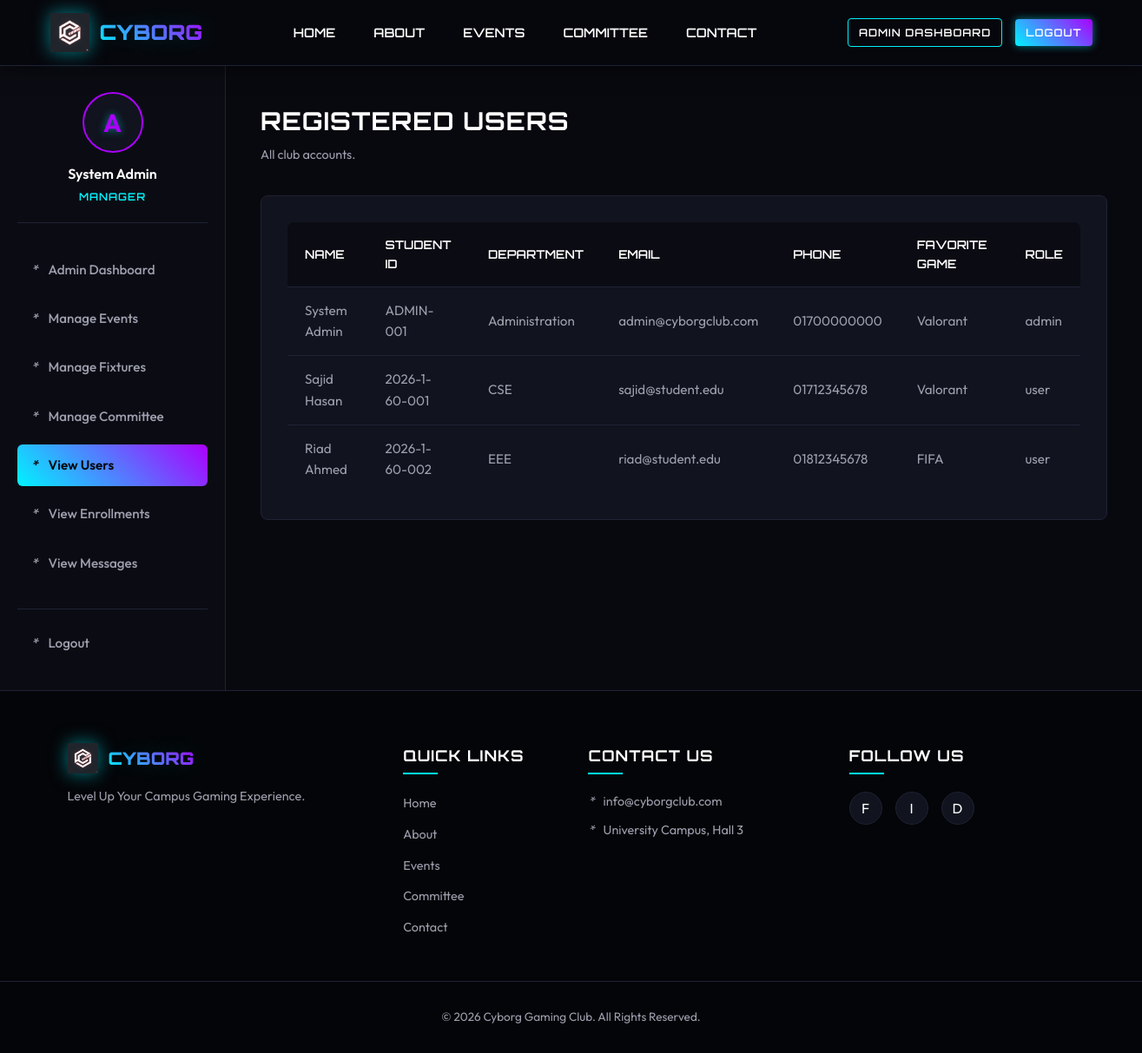
The app's page /admin/view_users.php (signed in) with its own data.
### tables this page shows
CREATE TABLE users (
    id INT AUTO_INCREMENT PRIMARY KEY,
    full_name VARCHAR(100) NOT NULL,
    student_id VARCHAR(50) NOT NULL UNIQUE,
    department VARCHAR(100) NOT NULL,
    email VARCHAR(150) NOT NULL UNIQUE,
    phone VARCHAR(30) NOT NULL,
    password VARCHAR(255) NOT NULL,
    favorite_game VARCHAR(100) NOT NULL,
    role ENUM('user','admin') NOT NULL DEFAULT 'user',
    created_at DATETIME NOT NULL DEFAULT CURRENT_TIMESTAMP
);

### includes/helpers.php (called while the page is built, shortened)
<?php
function h($value) {
    return htmlspecialchars((string)$value, ENT_QUOTES, "UTF-8");
}
?>

### admin/view_users.php (the view, shortened to what this page needs)
<?php
require_once __DIR__ . "/../includes/admin_check.php";
include __DIR__ . "/../includes/header.php";
$users = mysqli_query($conn, "SELECT id, full_name, student_id, department, email, phone, favorite_game, role, created_at FROM users ORDER BY created_at DESC");
?>
<div class="dashboard-wrapper"><?php include __DIR__ . "/../includes/admin_sidebar.php"; ?><main class="db-content">
    <div class="db-header"><div><h1 class="db-title">Registered Users</h1><p class="db-subtitle">All club accounts.</p></div></div>
    <div class="db-panel"><div class="table-responsive" style="margin-top:0;border:none;"><table class="data-table"><thead><tr><th>Name</th><th>Student ID</th><th>Department</th><th>Email</th><th>Phone</th><th>Favorite Game</th><th>Role</th></tr></thead><tbody>
    <?php while ($user = mysqli_fetch_assoc($users)): ?><tr><td><?php echo h($user["full_name"]); ?></td><td><?php echo h($user["student_id"]); ?></td><td><?php echo h($user["department"]); ?></td><td><?php echo h($user["email"]); ?></td><td><?php echo h($user["phone"]); ?></td><td><?php echo h($user["favorite_game"]); ?></td><td><?php echo h($user["role"]); ?></td></tr><?php endwhile; ?>
    </tbody></table></div></div>
</main></div><?php include __DIR__ . "/../includes/footer.php"; ?>

### assets/css/main.css (style rules this page uses)
:root { --bg-main: #07080d; --bg-card: #11131e; --bg-card-hover: #181b2b; --color-primary: #00f3ff; --color-secondary: #ab00ff; --color-text-white: #ffffff; --color-text-gray: #9d9fae; --color-text-dark: #07080d; --color-danger: #ff0055; --color-success: #00ff66; --border-color: #1e2235; --font-heading: 'Orbitron', sans-serif; --font-body: 'Outfit', sans-serif; --glow-cyan: 0 0 10px rgba(0, 243, 255, 0.5); --glow-purple: 0 0 10px rgba(171, 0, 255, 0.5); --transition-speed: 0.3s; }
* { box-sizing: border-box; margin: 0; padding: 0; }
body { background-color: var(--bg-main); color: var(--color-text-gray); font-family: var(--font-body); line-height: 1.6; overflow-x: hidden; min-height: 100vh; display: flex; flex-direction: column; }
h1, h2, h3, h4, h5, h6 { font-family: var(--font-heading); color: var(--color-text-white); letter-spacing: 1px; font-weight: 700; }
main { flex: 1; padding: 40px 0; }
.table-responsive { overflow-x: auto; margin-top: 20px; background-color: var(--bg-card); border: 1px solid var(--border-color); border-radius: 8px; }
.data-table { width: 100%; border-collapse: collapse; text-align: left; }
.data-table th { background-color: rgba(7, 8, 13, 0.6); color: var(--color-text-white); font-family: var(--font-heading); font-size: 0.85rem; font-weight: 600; text-transform: uppercase; padding: 15px 20px; border-bottom: 1px solid var(--border-color); }
.data-table td { padding: 15px 20px; border-bottom: 1px solid var(--border-color); color: var(--color-text-gray); font-size: 0.95rem; }
.data-table tbody tr:last-child td { border-bottom: none; }

### css/dashboard.css (style rules this page uses)
.dashboard-wrapper { display: grid; grid-template-columns: 260px 1fr; min-height: calc(100vh - 78px - 310px); }
.db-content { padding: 40px; background-color: #08090f; }
.db-header { display: flex; justify-content: space-between; align-items: center; margin-bottom: 35px; }
.db-title { font-size: 1.8rem; text-transform: uppercase; }
.db-subtitle { font-size: 0.9rem; color: var(--color-text-gray); margin-top: 5px; }
.db-panel { background-color: var(--bg-card); border: 1px solid var(--border-color); border-radius: 8px; padding: 30px; }

### records on screen
users: full_name "System Admin", student "ADMIN-001", department "Administration", email "admin@cyborgclub.com", phone "01700000000", favorite_game "Valorant", role "admin"
users: full_name "Sajid Hasan", student "2026-1-60-001", department "CSE", email "sajid@student.edu", phone "01712345678", favorite_game "Valorant", role "user"
users: full_name "Riad Ahmed", student "2026-1-60-002", department "EEE", email "riad@student.edu", phone "01812345678", favorite_game "FIFA", role "user"
